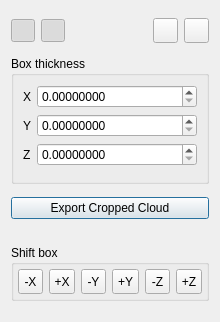
<?xml version="1.0" encoding="UTF-8"?>
<ui version="4.0">
 <class>ClippingBoxDlg</class>
 <widget class="QDialog" name="ClippingBoxDlg">
  <property name="geometry">
   <rect>
    <x>0</x>
    <y>0</y>
    <width>220</width>
    <height>322</height>
   </rect>
  </property>
  <property name="sizePolicy">
   <sizepolicy hsizetype="Maximum" vsizetype="Maximum">
    <horstretch>0</horstretch>
    <verstretch>0</verstretch>
   </sizepolicy>
  </property>
  <property name="windowTitle">
   <string>Clipping Box</string>
  </property>
  <layout class="QVBoxLayout" name="verticalLayout">
   <item>
    <layout class="QHBoxLayout" name="horizontalLayout_2">
     <item>
      <widget class="QToolButton" name="showBoxToolButton">
       <property name="toolTip">
        <string>Show/hide bounding box</string>
       </property>
       <property name="icon">
        <iconset resource="icones.qrc">
         <normaloff>:/CC/images/square.png</normaloff>:/CC/images/square.png</iconset>
       </property>
       <property name="checkable">
        <bool>true</bool>
       </property>
       <property name="checked">
        <bool>true</bool>
       </property>
       <property name="autoRaise">
        <bool>true</bool>
       </property>
      </widget>
     </item>
     <item>
      <widget class="QToolButton" name="showInteractorsToolButton">
       <property name="toolTip">
        <string>Show/hide interactors</string>
       </property>
       <property name="icon">
        <iconset resource="icones.qrc">
         <normaloff>:/CC/images/interactors.png</normaloff>:/CC/images/interactors.png</iconset>
       </property>
       <property name="checkable">
        <bool>true</bool>
       </property>
       <property name="checked">
        <bool>true</bool>
       </property>
       <property name="autoRaise">
        <bool>true</bool>
       </property>
      </widget>
     </item>
     <item>
      <spacer name="horizontalSpacer_9">
       <property name="orientation">
        <enum>Qt::Horizontal</enum>
       </property>
       <property name="sizeHint" stdset="0">
        <size>
         <width>40</width>
         <height>20</height>
        </size>
       </property>
      </spacer>
     </item>
     <item>
      <widget class="QToolButton" name="resetButton">
       <property name="minimumSize">
        <size>
         <width>25</width>
         <height>25</height>
        </size>
       </property>
       <property name="toolTip">
        <string>Reset</string>
       </property>
       <property name="statusTip">
        <string>Reset</string>
       </property>
       <property name="icon">
        <iconset resource="icones.qrc">
         <normaloff>:/CC/images/smallReset.png</normaloff>:/CC/images/smallReset.png</iconset>
       </property>
      </widget>
     </item>
     <item>
      <widget class="QToolButton" name="closeButton">
       <property name="minimumSize">
        <size>
         <width>25</width>
         <height>25</height>
        </size>
       </property>
       <property name="toolTip">
        <string>Close</string>
       </property>
       <property name="statusTip">
        <string>Close</string>
       </property>
       <property name="icon">
        <iconset resource="icones.qrc">
         <normaloff>:/CC/images/smallCancel.png</normaloff>:/CC/images/smallCancel.png</iconset>
       </property>
      </widget>
     </item>
    </layout>
   </item>
   <item>
    <widget class="QGroupBox" name="thicknessGroupBox">
     <property name="sizePolicy">
      <sizepolicy hsizetype="Preferred" vsizetype="Maximum">
       <horstretch>0</horstretch>
       <verstretch>0</verstretch>
      </sizepolicy>
     </property>
     <property name="title">
      <string>Box thickness</string>
     </property>
     <layout class="QFormLayout" name="formLayout">
      <item row="0" column="0">
       <widget class="QLabel" name="label_2">
        <property name="text">
         <string>X</string>
        </property>
       </widget>
      </item>
      <item row="0" column="1">
       <widget class="QDoubleSpinBox" name="thickXDoubleSpinBox">
        <property name="decimals">
         <number>8</number>
        </property>
        <property name="maximum">
         <double>1000000000.000000000000000</double>
        </property>
       </widget>
      </item>
      <item row="1" column="0">
       <widget class="QLabel" name="label_3">
        <property name="text">
         <string>Y</string>
        </property>
       </widget>
      </item>
      <item row="1" column="1">
       <widget class="QDoubleSpinBox" name="thickYDoubleSpinBox">
        <property name="decimals">
         <number>8</number>
        </property>
        <property name="maximum">
         <double>1000000000.000000000000000</double>
        </property>
       </widget>
      </item>
      <item row="2" column="0">
       <widget class="QLabel" name="label_4">
        <property name="text">
         <string>Z</string>
        </property>
       </widget>
      </item>
      <item row="2" column="1">
       <widget class="QDoubleSpinBox" name="thickZDoubleSpinBox">
        <property name="decimals">
         <number>8</number>
        </property>
        <property name="maximum">
         <double>1000000000.000000000000000</double>
        </property>
       </widget>
      </item>
      <item row="3" column="0" colspan="2">
       <layout class="QHBoxLayout" name="horizontalLayout_6"/>
      </item>
     </layout>
    </widget>
   </item>
   <item>
    <layout class="QHBoxLayout" name="horizontalLayout_3">
     <item>
      <widget class="QPushButton" name="exportButton">
       <property name="text">
        <string>Export Cropped Cloud</string>
       </property>
      </widget>
     </item>
    </layout>
   </item>
   <item>
    <widget class="QFrame" name="viewButtonsFrame">
     <property name="sizePolicy">
      <sizepolicy hsizetype="Preferred" vsizetype="Maximum">
       <horstretch>0</horstretch>
       <verstretch>0</verstretch>
      </sizepolicy>
     </property>
     <property name="frameShape">
      <enum>QFrame::NoFrame</enum>
     </property>
     <layout class="QHBoxLayout" name="horizontalLayout_8">
      <property name="leftMargin">
       <number>0</number>
      </property>
      <property name="topMargin">
       <number>0</number>
      </property>
      <property name="rightMargin">
       <number>0</number>
      </property>
      <property name="bottomMargin">
       <number>0</number>
      </property>
     </layout>
    </widget>
   </item>
   <item>
    <widget class="QGroupBox" name="groupBox">
     <property name="sizePolicy">
      <sizepolicy hsizetype="Preferred" vsizetype="Maximum">
       <horstretch>0</horstretch>
       <verstretch>0</verstretch>
      </sizepolicy>
     </property>
     <property name="title">
      <string>Shift box</string>
     </property>
     <layout class="QHBoxLayout" name="horizontalLayout_4">
      <property name="leftMargin">
       <number>4</number>
      </property>
      <property name="topMargin">
       <number>4</number>
      </property>
      <property name="rightMargin">
       <number>4</number>
      </property>
      <property name="bottomMargin">
       <number>4</number>
      </property>
      <item>
       <spacer name="horizontalSpacer_2">
        <property name="orientation">
         <enum>Qt::Horizontal</enum>
        </property>
        <property name="sizeHint" stdset="0">
         <size>
          <width>1</width>
          <height>20</height>
         </size>
        </property>
       </spacer>
      </item>
      <item>
       <widget class="QToolButton" name="minusXShiftToolButton">
        <property name="sizePolicy">
         <sizepolicy hsizetype="Maximum" vsizetype="Maximum">
          <horstretch>0</horstretch>
          <verstretch>0</verstretch>
         </sizepolicy>
        </property>
        <property name="minimumSize">
         <size>
          <width>25</width>
          <height>25</height>
         </size>
        </property>
        <property name="toolTip">
         <string>Shift box along its X dimension</string>
        </property>
        <property name="text">
         <string>-X</string>
        </property>
       </widget>
      </item>
      <item>
       <widget class="QToolButton" name="plusXShiftToolButton">
        <property name="sizePolicy">
         <sizepolicy hsizetype="Maximum" vsizetype="Maximum">
          <horstretch>0</horstretch>
          <verstretch>0</verstretch>
         </sizepolicy>
        </property>
        <property name="minimumSize">
         <size>
          <width>25</width>
          <height>25</height>
         </size>
        </property>
        <property name="toolTip">
         <string>Shift box along its X dimension</string>
        </property>
        <property name="text">
         <string>+X</string>
        </property>
       </widget>
      </item>
      <item>
       <widget class="QToolButton" name="minusYShiftToolButton">
        <property name="sizePolicy">
         <sizepolicy hsizetype="Maximum" vsizetype="Maximum">
          <horstretch>0</horstretch>
          <verstretch>0</verstretch>
         </sizepolicy>
        </property>
        <property name="minimumSize">
         <size>
          <width>25</width>
          <height>25</height>
         </size>
        </property>
        <property name="toolTip">
         <string>Shift box along its Y dimension</string>
        </property>
        <property name="text">
         <string>-Y</string>
        </property>
       </widget>
      </item>
      <item>
       <widget class="QToolButton" name="plusYShiftToolButton">
        <property name="sizePolicy">
         <sizepolicy hsizetype="Maximum" vsizetype="Maximum">
          <horstretch>0</horstretch>
          <verstretch>0</verstretch>
         </sizepolicy>
        </property>
        <property name="minimumSize">
         <size>
          <width>25</width>
          <height>25</height>
         </size>
        </property>
        <property name="toolTip">
         <string>Shift box along its Y dimension</string>
        </property>
        <property name="text">
         <string>+Y</string>
        </property>
       </widget>
      </item>
      <item>
       <widget class="QToolButton" name="minusZShiftToolButton">
        <property name="sizePolicy">
         <sizepolicy hsizetype="Maximum" vsizetype="Maximum">
          <horstretch>0</horstretch>
          <verstretch>0</verstretch>
         </sizepolicy>
        </property>
        <property name="minimumSize">
         <size>
          <width>25</width>
          <height>25</height>
         </size>
        </property>
        <property name="toolTip">
         <string>Shift box along its Z dimension</string>
        </property>
        <property name="text">
         <string>-Z</string>
        </property>
       </widget>
      </item>
      <item>
       <widget class="QToolButton" name="plusZShiftToolButton">
        <property name="sizePolicy">
         <sizepolicy hsizetype="Maximum" vsizetype="Maximum">
          <horstretch>0</horstretch>
          <verstretch>0</verstretch>
         </sizepolicy>
        </property>
        <property name="minimumSize">
         <size>
          <width>25</width>
          <height>25</height>
         </size>
        </property>
        <property name="toolTip">
         <string>Shift box along its Z dimension</string>
        </property>
        <property name="text">
         <string>+Z</string>
        </property>
       </widget>
      </item>
      <item>
       <spacer name="horizontalSpacer_3">
        <property name="orientation">
         <enum>Qt::Horizontal</enum>
        </property>
        <property name="sizeHint" stdset="0">
         <size>
          <width>0</width>
          <height>20</height>
         </size>
        </property>
       </spacer>
      </item>
     </layout>
    </widget>
   </item>
  </layout>
 </widget>
 <resources>
  <include location="icones.qrc"/>
 </resources>
 <connections/>
</ui>
